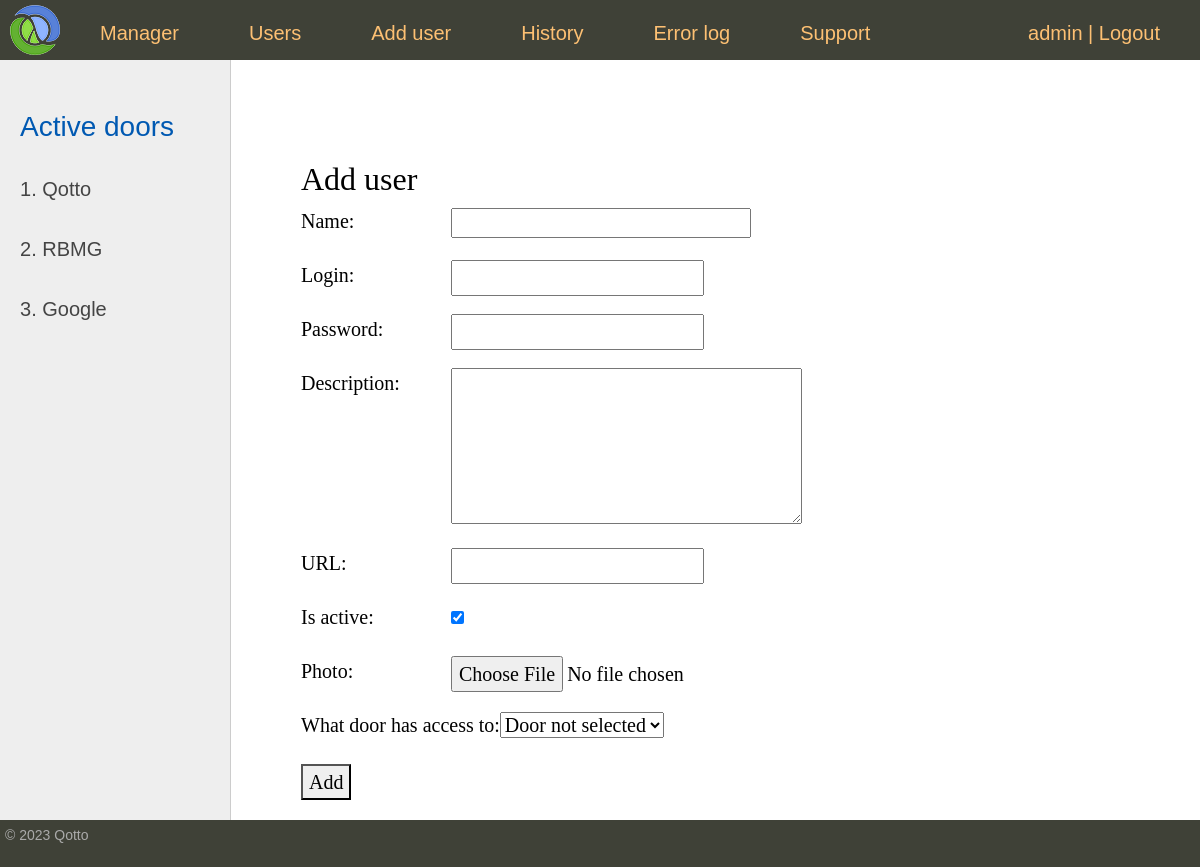
The app's page /adduser/ (signed in) with its own data.
### door/models.py (models this page shows)
class Door(models.Model):
    name = models.CharField(max_length=50, verbose_name="Company name")
    slug = models.SlugField(max_length=255, unique=True, db_index=True, verbose_name="URL")
    url = models.URLField(max_length=200, null=True, verbose_name="Link")
    class Meta:
        verbose_name = "Registered door"
        verbose_name_plural = "Registered doors"
        ordering = ['id']
    def __str__(self):
        return self.name
    def get_absolute_url(self):
        return reverse('door', kwargs={"door_slug": self.slug})

### door/views.py (the view)
# urls.py: path('adduser/', AddUser.as_view(), name='adduser'),
class AddUser(LoginRequiredMixin, DataMixin, CreateView):
    form_class = AddUserForm
    template_name = 'door/adduser.html'
    success_url = reverse_lazy('users')
    login_url = reverse_lazy('home')
    def get_context_data(self, *, object_list=None, **kwargs):
        context = super().get_context_data(**kwargs)
        context['title'] = 'Add user'
        context['menu'] = menu
        return context

### door/forms.py (shortened to what this page needs)
class AddUserForm(forms.ModelForm):
    def __init__(self, *args, **kwargs):
        super().__init__(*args, **kwargs)
        self.fields['door'].empty_label = "Door not selected"
    class Meta:
        model = User
        fields = ['name', 'login', 'password', 'description', 'slug', 'is_active', 'photo', 'door']
        widgets = {
            'name': forms.TextInput(attrs={'class': 'form-input'}),
            'description': forms.Textarea(attrs={'cols': 30, 'rows': 5}),
        }

### door/templatetags/door_tags.py (called while the page is built)
@register.simple_tag(name='getdoors')
def get_door(filter=None):
    if not filter:
        return Door.objects.all()
    else:
        return Door.objects.filter(pk=filter)

@register.inclusion_tag('door/list_door.html')
def show_doors(sort=None, door_selected=0):
    if not sort:
        doors = Door.objects.all()
    else:
        doors = Door.objects.order_by(sort)
    return {"doors": doors, "door_selected": door_selected}

### door/templates/door/adduser.html (shortened to what this page needs)
{%  extends 'door/base.html' %}
{% block content %}
<h1>{{title}}</h1>
<form action="{% url 'adduser' %}" method="post" enctype="multipart/form-data">
    {% for f in form %}
    <p><label class="form-label" for="{{ f.id_for_label }}">{{f.label}}: </label>{{ f }}</p>
    {% endfor %}
    <button type="submit">Add</button>
</form>
{% endblock %}

### door/templates/door/base.html (shortened to what this page needs)
{% load static %}
{% load door_tags %}
<!DOCTYPE html>
<html lang="en">
<head>
    <link href="https://cdn.jsdelivr.net/npm/bootstrap@5.2.2/dist/css/bootstrap.min.css" rel="stylesheet"
>
<link type="text/css" href="{% static 'door/css/styles.css' %}" rel="stylesheet"/>
</head>
<body>
<table class="table-page" border=0 cellpadding="0" cellspacing="0">
    <tr><td valign=top>
        {% block mainmenu %}
            <div class="header">
                <ul id="mainmenu" class="mainmenu">
                    <li class="logo"><a href="{% url 'home' %}">
                        <div class="logo"></div>
                    </a></li>
                    {% for m in menu %}
                            <li><a href="{%  url m.url_name %}">{{m.title}}</a></li>
                    {% endfor %}
                    {% if request.user.is_authenticated %}
                    <li class="last"> {{user.username}} | <a href="{% url 'logout' %}">Logout</a></li>
                    {% else %}
                    <li class="last"><a href="{% url 'register' %}">Register</a> | <a href="{% url 'login' %}">Login</a></li>
                    {% endif %}
                </ul>
            </div>
        {% endblock mainmenu %}
            <table class="table-content" border=0 cellpadding="0" cellspacing="0">
                <tr>
                    <td valign="top" class="left-chapters">
                        {% getdoors as doors %}
                        <ul id="leftchapters">
                            {% if door_selected %}
                            <h3>
                                <li><a href="{% url 'users' %}"> Active doors </a></li>
                            </h3>
                            {% else %}
                            <h3>
                                <li class="selected"> Active doors</li>
                            </h3>
                            {% endif %}
                            {% show_doors door_selected=door_selected %}
                        </ul>
                    </td>
                    <td valign="top" class="content">
                        <div class="content-text">
                            {% block content %}
                            {% endblock %}
                        </div>
                    </td>
                </tr>
            </table>
        </td>
    </tr>
    <tr>
        <td valign=top>
            <div id="footer">
                <p>&copy; 2023 Qotto </p>
            </div>
        </td>
    </tr>
</table>
</body>
</html>

### door/templates/door/list_door.html
{% for door in doors %}
{% if door.pk|add:"0" == door_selected|add:"0" %}
<li class="selected">{{door.id}}.{{door.name}}</li>
{% else %}
<li><a href="{{ door.get_absolute_url }}">{{door.id}}. {{door.name}}</a></li>
{% endif %}
{% endfor %}

### door/static/door/css/styles.css (style rules this page uses)
html, body { font-family: 'Arial'; margin: 0; padding: 0; height: 100%; width: 100%; color: #444; }
a { color: #0059b2; text-decoration: none; }
.table-page { width: 100%; height: 100%; vertical-align: top; }
.table-page tr { height: 100%; }
.header { background: #3F4137; height: 60px; }
.logo { background: url('../images/logo.png') no-repeat 10px 5px; width: 70px; height: 60px; }
ul.mainmenu { list-style: none; margin: 0; padding: 0; height: 60px; color: #fdc073; font-size: 20px; overflow: hidden; }
ul.mainmenu li { float: left; margin: 18px 40px 0 30px; }
ul.mainmenu li.logo { margin: 0; }
ul.mainmenu li.last { float: right; }
ul.mainmenu li a { color: #fdc073; text-decoration: none; }
.table-content { width: 100%; min-height: 100%; height: 100%; }
.left-chapters { margin: 0; background: #eee; border-right: 1px solid #ccc; min-height: 100%; }
.left-chapters ul { width: 230px; min-height: 100%; margin: 0; padding: 20px 10px 10px 20px; list-style: none; font-size: 20px; }
.left-chapters ul li { margin: 30px 0 0 0; color: #999; }
.left-chapters ul li.selected { color: #0059b2; }
.left-chapters ul li a { color: #444; text-decoration: none; }
.content { padding: 40px 20px 20px 40px; width: 100%; box-sizing: border-box; }
.content-text { margin: 60px 0 0 30px; color: #000; font-size: 20px; font-family: Yandex Sans Display Light; }
.content-text h1 { font-size: 32px; }
#footer { box-sizing: border-box; background: #3F4137; padding: 5px; color: #aaa; font-size: 14px; font-family: Verdana, Geneva, Arial, Helvetica; text-align: left; overflow: hidden; }
.form-input { width: 300px; font-size: 16px; }
.form-label { display: inline-block; min-width: 150px; vertical-align: top; }

### records on screen
Door: id "1", name "Qotto"
Door: id "2", name "RBMG"
Door: id "3", name "Google"

### other values on screen
{{ m.title }} "Manager" "Users" "Add user" "History" "Error log" "Support"
{{ user.username }} "admin"
{{ title }} "Add user"
{{ f.label }} "Name" "Login" "Password" "Description" "URL" "Is active" "Photo" "What door has access to"
